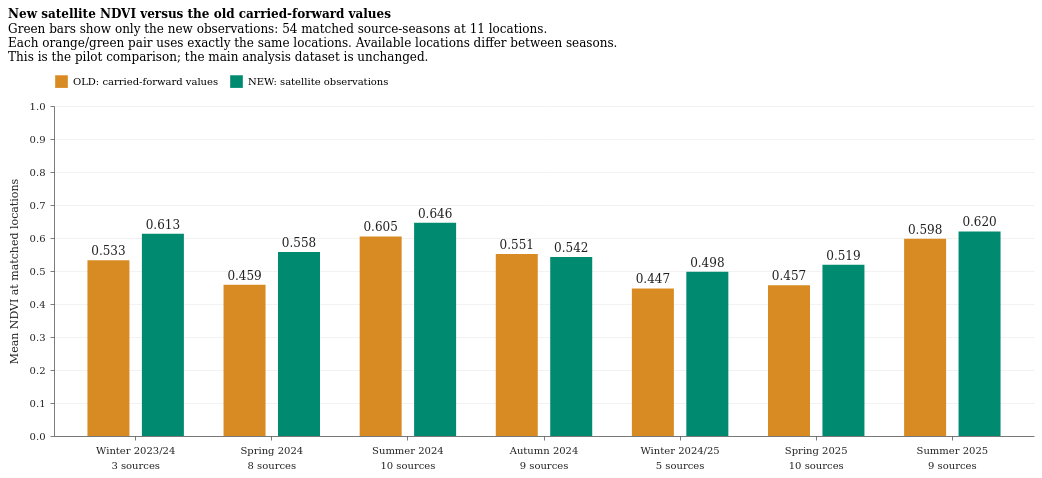

Specify this chart in Vega-Lite:
### Vega-Lite specification from a JSON file in a GitHub repository (floating-point values rounded to 4 significant figures)
{"config": {"view": {"continuousWidth": 300, "continuousHeight": 300, "stroke": null}, "axis": {"domainColor": "#444444", "domainWidth": 0.7, "gridColor": "#e5e5e5", "gridWidth": 0.5, "labelColor": "#222222", "labelFont": "DejaVu Serif", "labelFontSize": 10, "labelPadding": 5, "tickColor": "#444444", "tickSize": 4, "tickWidth": 0.7, "titleColor": "#222222", "titleFont": "DejaVu Serif", "titleFontSize": 11, "titleFontWeight": "normal", "titlePadding": 10}, "background": "white", "font": "DejaVu Serif", "legend": {"gradientThickness": 10, "labelFont": "DejaVu Serif", "labelFontSize": 10, "titleFont": "DejaVu Serif", "titleFontSize": 11, "titleFontWeight": "normal"}, "padding": 8, "title": {"anchor": "start", "font": "DejaVu Serif", "fontSize": 12, "offset": 10}}, "layer": [{"mark": {"type": "bar", "size": 42}, "encoding": {"color": {"field": "series", "legend": {"orient": "top", "symbolSize": 160, "title": null}, "scale": {"domain": ["OLD: carried-forward values", "NEW: satellite observations"], "range": ["#D98B23", "#008A70"]}, "type": "nominal"}, "tooltip": [{"field": "season", "type": "nominal"}, {"field": "series", "type": "nominal"}, {"field": "mean_ndvi", "format": ".3f", "type": "quantitative"}, {"field": "sources", "type": "quantitative"}], "x": {"axis": {"labelAngle": 0, "labelExpr": "split(datum.label, '|')", "labelLineHeight": 15}, "field": "season", "sort": ["Winter 2023/24|3 sources", "Spring 2024|8 sources", "Summer 2024|10 sources", "Autumn 2024|9 sources", "Winter 2024/25|5 sources", "Spring 2025|10 sources", "Summer 2025|9 sources"], "title": null, "type": "nominal"}, "xOffset": {"field": "series", "sort": ["OLD: carried-forward values", "NEW: satellite observations"], "type": "nominal"}, "y": {"field": "mean_ndvi", "scale": {"domain": [0, 1]}, "title": "Mean NDVI at matched locations", "type": "quantitative"}}}, {"mark": {"type": "text", "color": "#222222", "dy": -9, "fontSize": 12}, "encoding": {"text": {"field": "mean_ndvi", "format": ".3f", "type": "quantitative"}, "x": {"axis": {"labelAngle": 0, "labelExpr": "split(datum.label, '|')", "labelLineHeight": 15}, "field": "season", "sort": ["Winter 2023/24|3 sources", "Spring 2024|8 sources", "Summer 2024|10 sources", "Autumn 2024|9 sources", "Winter 2024/25|5 sources", "Spring 2025|10 sources", "Summer 2025|9 sources"], "title": null, "type": "nominal"}, "xOffset": {"field": "series", "sort": ["OLD: carried-forward values", "NEW: satellite observations"], "type": "nominal"}, "y": {"field": "mean_ndvi", "scale": {"domain": [0, 1]}, "title": "Mean NDVI at matched locations", "type": "quantitative"}}}], "data": {"values": [{"season_start": "2023-12-01", "season": "Winter 2023/24|3 sources", "series": "OLD: carried-forward values", "mean_ndvi": 0.5328, "sources": 3}, {"season_start": "2023-12-01", "season": "Winter 2023/24|3 sources", "series": "NEW: satellite observations", "mean_ndvi": 0.6126, "sources": 3}, {"season_start": "2024-03-01", "season": "Spring 2024|8 sources", "series": "OLD: carried-forward values", "mean_ndvi": 0.4587, "sources": 8}, {"season_start": "2024-03-01", "season": "Spring 2024|8 sources", "series": "NEW: satellite observations", "mean_ndvi": 0.5578, "sources": 8}, {"season_start": "2024-06-01", "season": "Summer 2024|10 sources", "series": "OLD: carried-forward values", "mean_ndvi": 0.6047, "sources": 10}, {"season_start": "2024-06-01", "season": "Summer 2024|10 sources", "series": "NEW: satellite observations", "mean_ndvi": 0.6462, "sources": 10}, {"season_start": "2024-09-01", "season": "Autumn 2024|9 sources", "series": "OLD: carried-forward values", "mean_ndvi": 0.5512, "sources": 9}, {"season_start": "2024-09-01", "season": "Autumn 2024|9 sources", "series": "NEW: satellite observations", "mean_ndvi": 0.5421, "sources": 9}, {"season_start": "2024-12-01", "season": "Winter 2024/25|5 sources", "series": "OLD: carried-forward values", "mean_ndvi": 0.4472, "sources": 5}, {"season_start": "2024-12-01", "season": "Winter 2024/25|5 sources", "series": "NEW: satellite observations", "mean_ndvi": 0.4979, "sources": 5}, {"season_start": "2025-03-01", "season": "Spring 2025|10 sources", "series": "OLD: carried-forward values", "mean_ndvi": 0.4567, "sources": 10}, {"season_start": "2025-03-01", "season": "Spring 2025|10 sources", "series": "NEW: satellite observations", "mean_ndvi": 0.5191, "sources": 10}, {"season_start": "2025-06-01", "season": "Summer 2025|9 sources", "series": "OLD: carried-forward values", "mean_ndvi": 0.5976, "sources": 9}, {"season_start": "2025-06-01", "season": "Summer 2025|9 sources", "series": "NEW: satellite observations", "mean_ndvi": 0.6197, "sources": 9}]}, "height": 330, "title": {"text": "New satellite NDVI versus the old carried-forward values", "subtitle": ["Green bars show only the new observations: 54 matched source-seasons at 11 locations.", "Each orange/green pair uses exactly the same locations. Available locations differ between seasons.", "This is the pilot comparison; the main analysis dataset is unchanged."]}, "width": 980, "$schema": "https://vega.github.io/schema/vega-lite/v6.4.1.json"}
